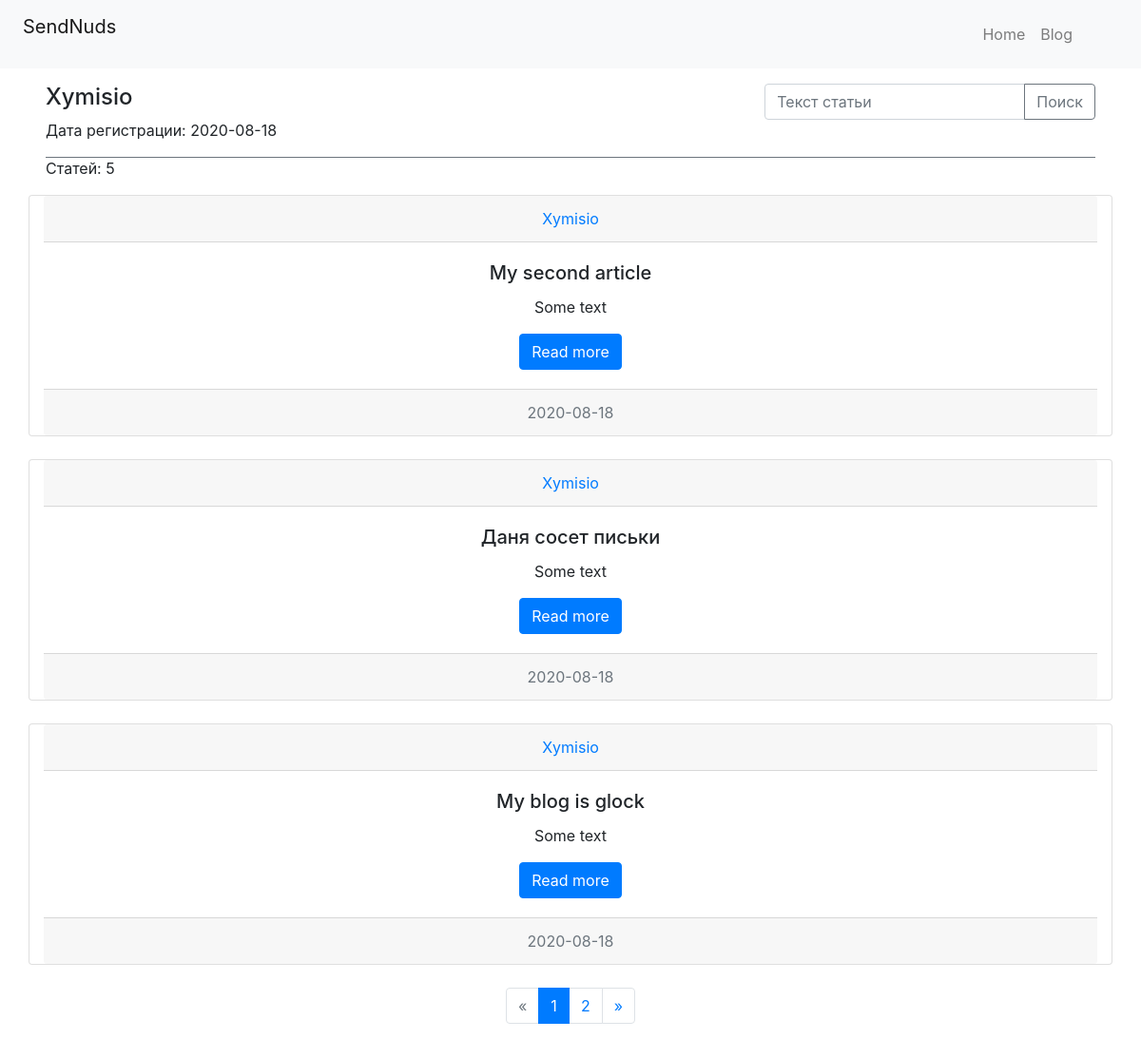
Screenshot of /blog/Xymisio with the database file from the repository.
### sweater/models.py (models this page shows, shortened)
class User(db.Model, UserMixin):
    id = db.Column(db.Integer, primary_key=True)
    login = db.Column(db.String(64), nullable=False, unique=True)
    email = db.Column(db.String(128), nullable=False, unique=True)
    password = db.Column(db.String(255), nullable=False)
    date = db.Column(db.DateTime, nullable=False,
        default=datetime.utcnow())

class Article(db.Model):
    id = db.Column(db.Integer, primary_key=True)
    title = db.Column(db.String(128), nullable=False)
    cut = db.Column(db.String(128), nullable=False)
    text = db.Column(db.Text, nullable=False)
    date = db.Column(db.DateTime, nullable=False,
        default=datetime.utcnow())
    owner_id = db.Column(db.Integer, db.ForeignKey('user.id'),
        nullable=False)
    owner = db.relationship('User', backref=db.backref('owner', lazy=True))
    tags = db.relationship('Tag', secondary=tags, lazy='subquery',
        backref=db.backref('articles', lazy=True))
    comments = db.relationship('Comment', lazy=True,
        backref=db.backref('comments', lazy=True))

### sweater/routes.py (the view)
@app.route('/blog/<username>')
def user_blog(username):
    owner = User.query.filter_by(login=username).first()
    page = request.args.get('page')
    q = request.args.get('q')
    if page and page.isdigit():
        page = int(page)
    else:
        page = 1
    if q:
        articles = Article.query.filter(Article.title.contains(q) | Article.text.contains(q)).filter_by(owner=owner)
    else:
        articles = Article.query.filter_by(owner=owner)
    pages = articles.paginate(page=page, per_page=3)
    count = Article.query.filter_by(owner=owner).count()
    return render_template('blog_user.html', owner=owner, articles=articles, pages=pages, q=q, count=count)

### sweater/templates/blog_user.html (shortened to what this page needs)
{% extends 'base.html' %}
{% block body %}
<div>
    <div class='py-3 px-5'>
      <div class="border-secondary border-bottom" style="padding-bottom: 7%;">
        <div style="float: left;">
            <h4>{{ owner.login }}</h4>
            <p>Дата регистрации: {{ owner.date.date() }}</p>
            <p>Статей: {{ count }}</p>
        </div>
        <div style="float: right;">
          <form method="GET">
            <div class="input-group mb-3">
              <input type="text" name='q' class="form-control" value = "{{ request.args.get('q','') }}"id='search' placeholder="Текст статьи" aria-label="Recipient's username" aria-describedby="button-addon2">
              <div class="input-group-append">
                <button class="btn btn-outline-secondary" type="submit" id="button-addon2">Поиск</button>
              </div>
            </div>
          </form>
          </div>
      </div>
    </div>
    <div class="mt-3">
      {% for article in pages.items %}
      <div class="card container text-center mb-4">
          <div class="card-header">
            <a href="/blog/{{ article.owner.login }}">{{ article.owner.login }}</a>
          </div>
            <div class="card-body">
              <h5 class="card-title">{{ article.title }}</h5>
              <p class="card-text">{{ article.cut }}</p>
              <a href="/article/{{ article.id }}" class="btn btn-primary">Read more</a>
            </div>
          <div class="card-footer text-muted">
            {{ article.date.date() }}
          </div>
      </div>
      {% endfor %}
      {% if pages.pages > 1  %}
        <nav aria-label="Page navigation example">
          <ul class="pagination justify-content-center">
            <li {% if pages.has_prev %}
              class="page-item"
            {% else %}
              class="page-item disabled"
            {% endif %}>
              <a class="page-link"
                  {% if q %}
                      href="./blog?page={{ pages.prev_num }}&q={{ q }}"
                  {% else %}
                      href="./blog?page={{ pages.prev_num }}"
                  {% endif %} aria-label="Previous">
                <span aria-hidden="true">&laquo;</span>
              </a>
            </li>
            {% for page in pages.iter_pages() %}
              <li {% if page == pages.page %}
                    class="page-item active"
                  {% else %}
                    class="page-item"
                  {% endif %}>
                <a class="page-link"
                  {% if q %}
                      href="./blog?page={{ page }}&q={{ q }}"
                  {% else %}
                      href="./blog?page={{ page }}"
                  {% endif %}
                      >{{ page }}</a>
              </li>
            {% endfor %}
            <li {% if pages.has_next %}
                  class="page-item"
                {% else %}
                  class="page-item disabled"
                {% endif %}>
              <a class="page-link"
              {% if q %}
                  href="./blog?page={{ pages.next_num }}&q={{ q }}"
              {% else %}
                  href="./blog?page={{ pages.next_num }}"
              {% endif %} aria-label="Next">
                <span aria-hidden="true">&raquo;</span>
              </a>
            </li>
          </ul>
        </nav>
      {% endif %}
  </div>
  {% endblock %}

### rows the page displays
User: login "Xymisio", date "2020-08-18"
Article: owner.login "Xymisio", title "My second article", cut "Some text", date "2020-08-18"
Article: owner.login "Xymisio", title "Даня сосет письки", cut "Some text", date "2020-08-18"
Article: owner.login "Xymisio", title "My blog is glock", cut "Some text", date "2020-08-18"

### other values shown
{{ count }} "5"
{{ page }} "1" "2"
